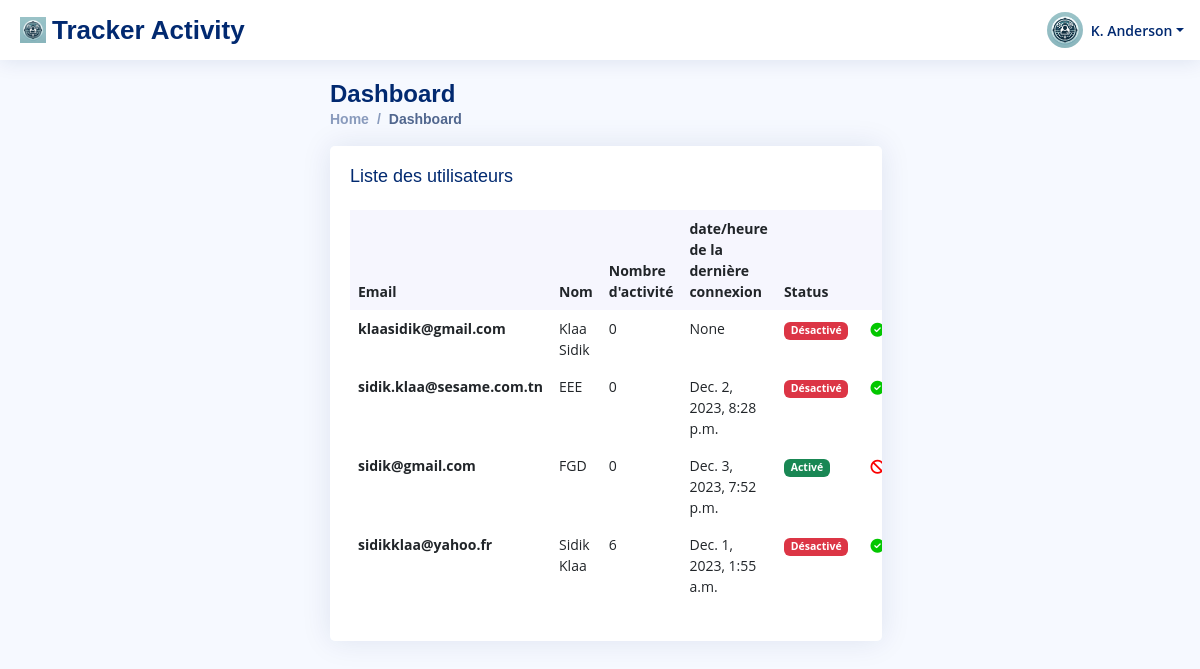
Page /index/ (signed in) on the earlier database version.
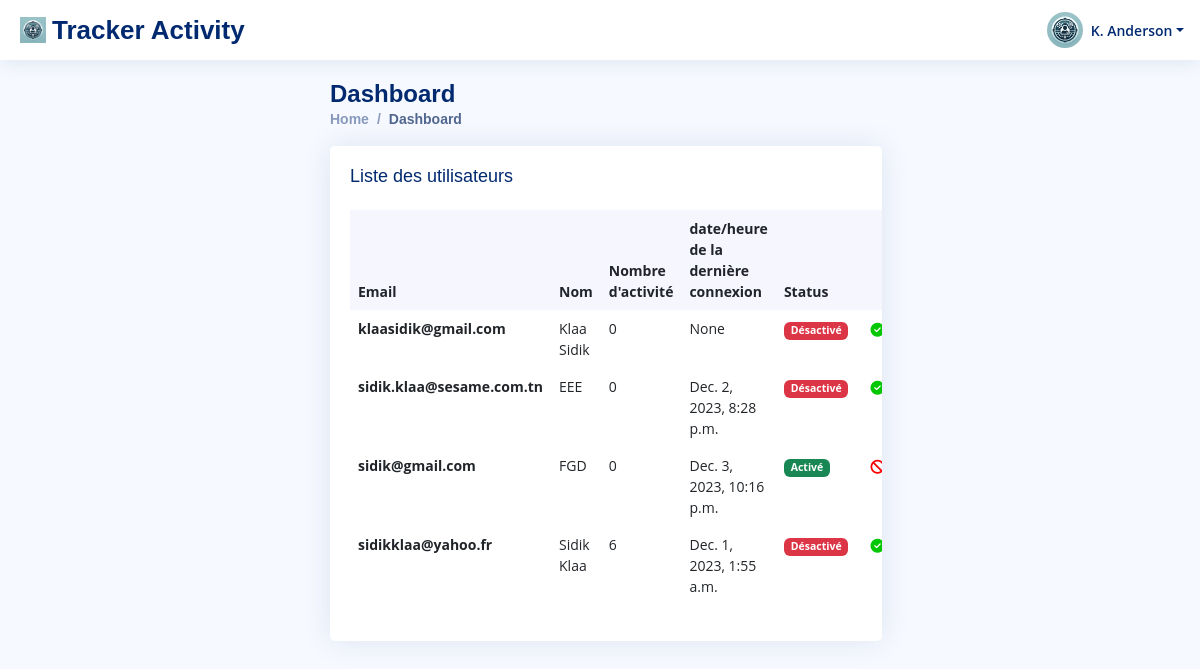
Same page on the later database version.
### activityTracker/models.py (models this page shows, shortened)
class User(AbstractBaseUser, PermissionsMixin):
    nom=models.CharField(max_length=200)
    prenom=models.CharField(max_length=200)
    dateDeNaissance=models.DateField(default=timezone.now)
    poids=models.FloatField(default=0)
    taille=models.FloatField(default=0)
    email=models.EmailField(unique=True, primary_key=True)
    is_staff = models.BooleanField(default=False)
    is_active = models.BooleanField(default=True)
    objects = CustomUserManager()
    USERNAME_FIELD = 'email'
    REQUIRED_FIELDS = []

### dashboard/views.py (the view)
# urls.py: path('index/', views.index, name='index'),
@login_required
def index(request):
    if request.user.is_staff or request.user.is_superuser:
       users= User.objects.annotate(nb_activ=Count('activity'))
       return render(request, 'index.html',{'users':users})
    else:
        return redirect('not_admin')

### dashboard/templates/index.html (shortened to what this page needs)
{% load static %}
<!DOCTYPE html>
<html>
    <head>
        <link href="https://cdn.jsdelivr.net/npm/bootstrap@5.2.3/dist/css/bootstrap.min.css" rel="stylesheet">
        <link rel="stylesheet" href="{% static 'dashboard/style.css'  %}">
        <link href="https://cdnjs.cloudflare.com/ajax/libs/font-awesome/6.1.1/css/all.min.css" rel="stylesheet">
      </head>
      <body>
  <header id="header" class="header fixed-top d-flex align-items-center">
    <div class="d-flex align-items-center justify-content-between">
      <a href="index.html" class="logo d-flex align-items-center">
        <img src="{% static 'dashboard/logo.jpg' %}" alt="">
        <span class="d-none d-lg-block">Tracker Activity</span>
      </a>
    </div>
    <nav class="header-nav ms-auto">
      <ul class="d-flex align-items-center">
        <li class="nav-item dropdown pe-3">
          <a class="nav-link nav-profile d-flex align-items-center pe-0" href="#" data-bs-toggle="dropdown">
            <img src="../static/dashboard/logo.jpg" alt="Profile" class="rounded-circle">
            <span class="d-none d-md-block dropdown-toggle ps-2">K. Anderson</span>
          </a>
        </li>
      </ul>
    </nav>
  </header>
  <main id="main" class="main">
    <div class="pagetitle">
      <h1>Dashboard</h1>
      <nav>
        <ol class="breadcrumb">
          <li class="breadcrumb-item"><a href="">Home</a></li>
          <li class="breadcrumb-item active">Dashboard</li>
        </ol>
      </nav>
    </div>
    <section class="section dashboard">
      <div class="row">
        <div class="col-lg-8">
          <div class="row">
            <div class="col-12">
              <div class="card recent-sales overflow-auto">
                <div class="card-body">
                  <h5 class="card-title">Liste des utilisateurs </h5>
                  <table class="table table-borderless datatable">
                    <thead>
                      <tr>
                        <th scope="col">Email</th>
                        <th scope="col">Nom</th>
                        <th scope="col">Nombre d'activité</th>
                        <th scope="col">date/heure de la dernière connexion</th>
                        <th scope="col">Status</th>
                        <th scope="col"></th>
                      </tr>
                    </thead>
                    <tbody>
                      {% for user in users %}
                      <tr id="user-row-{{ user.email }}">
                        <th scope="row">{{ user.email }}</th>
                        <td>{{ user.prenom|add:" "}} {{ user.nom }}</td>
                        <td>{{ user.nb_activ }}</td>
                        <td>{{ user.last_login }}</td>
                        {% if user.is_superuser %}
                        <td><span class="badge bg-success">Activé</span></td>
                        {% else %}
                        <td><span class="badge bg-danger">Désactivé</span></td>
                        {% endif %}
                        <td>
                          <button style="background: none; border: none; cursor: pointer;" onclick="disableUser('{{ user.email }}',this)">
                            {% if not user.is_superuser %}
                            <i class="fa-solid fa-circle-check" style="color: #03c700;"></i>
                            {% else %}
                           <i class="fa-solid fa-ban" style="color: #fa0000;"></i>
                         {% endif %}
                        </button></td>
                      </tr>
                      {% endfor %}
                    </tbody>
                  </table>
                </div>
              </div>
            </div>
          </div>
        </div>
      </div>
    </section>
  </main>
      </body>
</html>

### static/dashboard/style.css (style rules this page uses)
:root { scroll-behavior: smooth; }
body { font-family: "Open Sans", sans-serif; background: #f6f9ff; color: #444444; }
a { color: #4154f1; text-decoration: none; }
h1, h2, h3, h4, h5, h6 { font-family: "Nunito", sans-serif; }
#main { margin-top: 60px; padding: 20px 30px; transition: all 0.3s; }
.pagetitle { margin-bottom: 10px; }
.pagetitle h1 { font-size: 24px; margin-bottom: 0; font-weight: 600; color: #012970; }
.card { margin-bottom: 30px; border: none; border-radius: 5px; box-shadow: 0px 0 30px rgba(1, 41, 112, 0.1); }
.card-title { padding: 20px 0 15px 0; font-size: 18px; font-weight: 500; color: #012970; font-family: "Poppins", sans-serif; }
.card-body { padding: 0 20px 20px 20px; }
.breadcrumb { font-size: 14px; font-family: "Nunito", sans-serif; color: #899bbd; font-weight: 600; }
.breadcrumb a { color: #899bbd; transition: 0.3s; }
.breadcrumb .breadcrumb-item::before { color: #899bbd; }
.breadcrumb .active { color: #51678f; font-weight: 600; }
.logo { line-height: 1; }
@media (min-width: 1200px) { .logo { width: 280px; } }
.logo img { max-height: 26px; margin-right: 6px; }
.logo span { font-size: 26px; font-weight: 700; color: #012970; font-family: "Nunito", sans-serif; }
.header { transition: all 0.5s; z-index: 997; height: 60px; box-shadow: 0px 2px 20px rgba(1, 41, 112, 0.1); background-color: #fff; padding-left: 20px; }
.header-nav ul { list-style: none; }
.header-nav>ul { margin: 0; padding: 0; }
.header-nav .nav-profile { color: #012970; }
.header-nav .nav-profile img { max-height: 36px; }
.header-nav .nav-profile span { font-size: 14px; font-weight: 600; }
@media (min-width: 1200px) { #main, #footer { margin-left: 300px; } }
.dashboard .recent-sales { font-size: 14px; }
.dashboard .recent-sales .table thead { background: #f6f6fe; }
.dashboard .recent-sales .table thead th { border: 0; }

Differences in the rows shown:
changed User "sidik@gmail.com": last_login "Dec. 3, 2023, 7:52 p.m." → "Dec. 3, 2023, 10:16 p.m."
